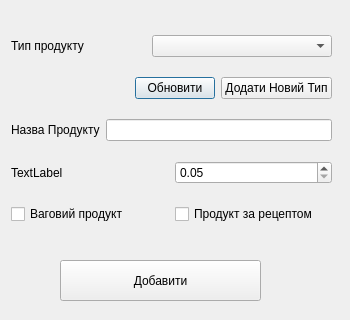
<?xml version="1.0" encoding="UTF-8"?>
<ui version="4.0">
 <class>add_new_product</class>
 <widget class="QDialog" name="add_new_product">
  <property name="geometry">
   <rect>
    <x>0</x>
    <y>0</y>
    <width>350</width>
    <height>320</height>
   </rect>
  </property>
  <property name="windowTitle">
   <string>Dialog</string>
  </property>
  <widget class="QWidget" name="layoutWidget">
   <property name="geometry">
    <rect>
     <x>11</x>
     <y>21</y>
     <width>321</width>
     <height>221</height>
    </rect>
   </property>
   <layout class="QVBoxLayout" name="verticalLayout">
    <item>
     <layout class="QHBoxLayout" name="horizontalLayout">
      <item>
       <widget class="QLabel" name="label">
        <property name="text">
         <string>Тип продукту</string>
        </property>
       </widget>
      </item>
      <item>
       <widget class="QComboBox" name="comboBox">
        <property name="minimumSize">
         <size>
          <width>180</width>
          <height>0</height>
         </size>
        </property>
       </widget>
      </item>
     </layout>
    </item>
    <item>
     <layout class="QHBoxLayout" name="horizontalLayout_2">
      <item>
       <spacer name="horizontalSpacer">
        <property name="orientation">
         <enum>Qt::Horizontal</enum>
        </property>
        <property name="sizeHint" stdset="0">
         <size>
          <width>40</width>
          <height>20</height>
         </size>
        </property>
       </spacer>
      </item>
      <item>
       <widget class="QPushButton" name="pushButton_2">
        <property name="text">
         <string>Обновити</string>
        </property>
       </widget>
      </item>
      <item>
       <widget class="QPushButton" name="pushButton">
        <property name="text">
         <string>Додати Новий Тип</string>
        </property>
       </widget>
      </item>
     </layout>
    </item>
    <item>
     <layout class="QHBoxLayout" name="horizontalLayout_3">
      <item>
       <widget class="QLabel" name="label_2">
        <property name="text">
         <string>Назва Продукту</string>
        </property>
       </widget>
      </item>
      <item>
       <widget class="QLineEdit" name="lineEdit"/>
      </item>
     </layout>
    </item>
    <item>
     <layout class="QHBoxLayout" name="horizontalLayout_5">
      <item>
       <widget class="QLabel" name="label_3">
        <property name="text">
         <string>TextLabel</string>
        </property>
       </widget>
      </item>
      <item>
       <widget class="QDoubleSpinBox" name="doubleSpinBox">
        <property name="minimum">
         <double>0.050000000000000</double>
        </property>
        <property name="maximum">
         <double>1000.000000000000000</double>
        </property>
        <property name="singleStep">
         <double>0.050000000000000</double>
        </property>
       </widget>
      </item>
     </layout>
    </item>
    <item>
     <layout class="QHBoxLayout" name="horizontalLayout_4">
      <item>
       <widget class="QCheckBox" name="checkBox_2">
        <property name="text">
         <string>Ваговий продукт</string>
        </property>
       </widget>
      </item>
      <item>
       <widget class="QCheckBox" name="checkBox">
        <property name="text">
         <string>Продукт за рецептом</string>
        </property>
       </widget>
      </item>
     </layout>
    </item>
   </layout>
  </widget>
  <widget class="QPushButton" name="pushButton_3">
   <property name="geometry">
    <rect>
     <x>60</x>
     <y>260</y>
     <width>201</width>
     <height>41</height>
    </rect>
   </property>
   <property name="text">
    <string>Добавити</string>
   </property>
  </widget>
 </widget>
 <resources/>
 <connections/>
</ui>
